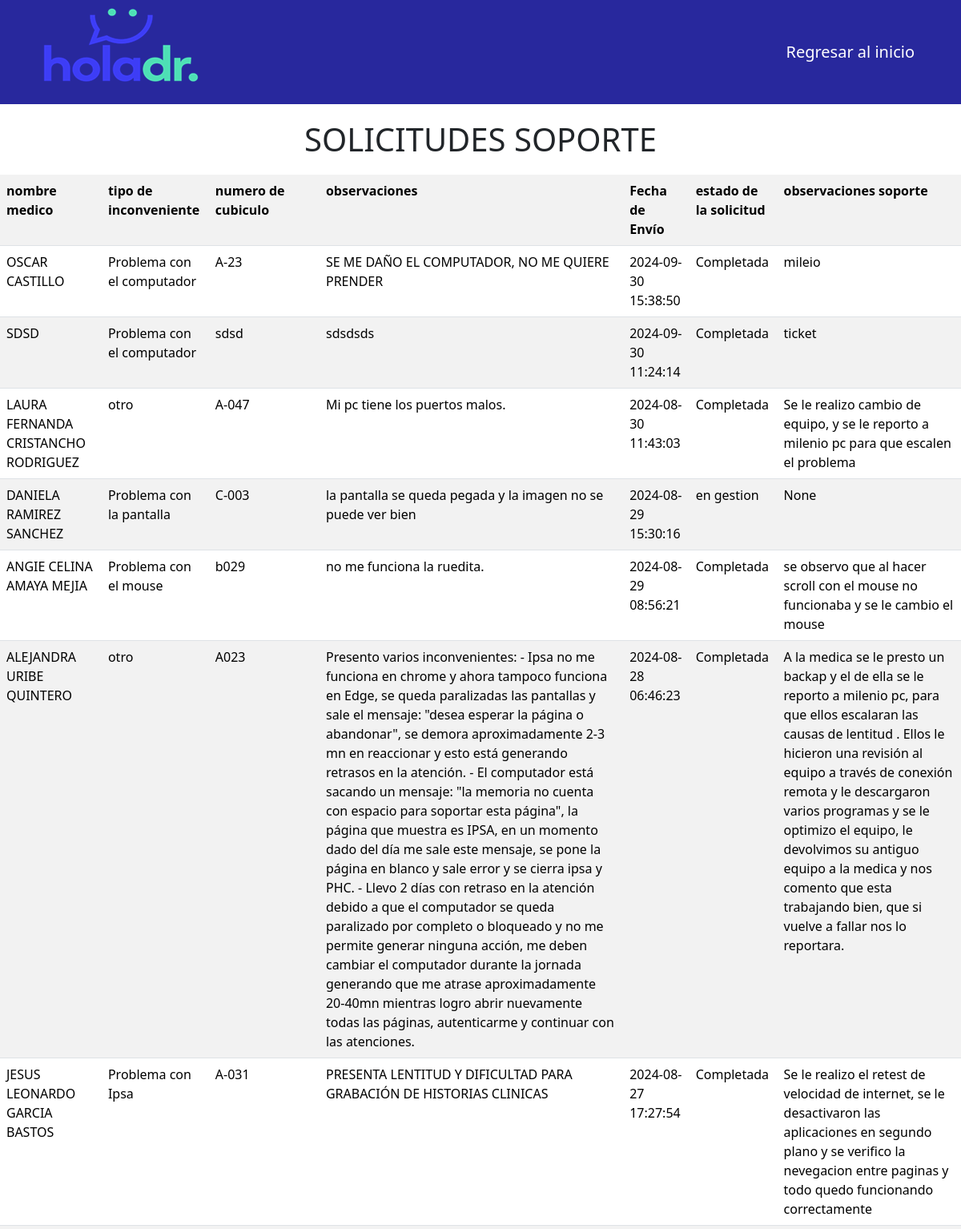
The app's page /soporte_medicos (upper part) with its own data.
### tables this page shows
CREATE TABLE "solicitar_soporte" (
	"nombres_completos"	TEXT,
	"tipo_de_inconveniente"	TEXT,
	"numero_cubiculo"	TEXT,
	"observaciones"	TEXT,
	"fecha_envio"	TEXT,
	"estado_de_solicitud"	NUMERIC,
	"observaciones2"	TEXT,
	"serial"	TEXT,
	"encargado"	TEXT,
	"ticket"	TEXT
);

### app.py (the view)
@app.route('/soporte_medicos')
def soporte_medicos():
    conn = sqlite3.connect('registro.db')
    c = conn.cursor()
    c.execute("SELECT * FROM solicitar_soporte ORDER BY fecha_envio DESC")
    rows = c.fetchall()
    conn.close()
    return render_template('soporte_medicos.html', rows=rows)

### templates/soporte_medicos.html (shortened to what this page needs)
<!DOCTYPE html>
<html lang="es">
<head>
    <link href="https://cdn.jsdelivr.net/npm/bootstrap@5.3.3/dist/css/bootstrap.min.css" rel="stylesheet">
</head>
<body>
        <nav class="navbar navbar-expand-lg navbar-dark">
            <div class="container">
                <img src="/static/imagenes/logo2.png" alt="">
                <a class="navbar-brand" href="/index" >Regresar al inicio</a>
            </div>
        </nav>
    <main>
        <h1>SOLICITUDES SOPORTE</h1>
        <table class="table table-striped">
            <tr>
                <th>nombre medico</th>
                <th>tipo de inconveniente</th>
                <th>numero de cubiculo</th>
                <th>observaciones</th>
                <th>Fecha de Envío</th>
                <th>estado de la solicitud</th>
                <th>observaciones soporte</th>
            </tr>
            {% for row in rows %}
            <tr>
                <td>{{ row[0] }}</td>
                <td>{{ row[1] }}</td>
                <td>{{ row[2] }}</td>
                <td>{{ row[3] }}</td>
                <td>{{ row[4] }}</td>
                <td>{{ row[5] }}</td>
                <td>{{ row[6] }}</td>
            </tr>
            {% endfor %}
        </table><br><hr>
    </main>
</body>
</html>

### templates/soporte_medicos.html (style rules this page uses)
.navbar { background-color: #28289D !important; }
h1 { text-align: center; margin-top: 20px; margin-bottom: 20px; }
table { width: 100%; border-collapse: collapse; }
th, td { padding: 10px; text-align: left; }
th { background-color: #28289D; color: #FFFFFF; }
tbody tr:nth-child(even) { background-color: #f2f2f2; }

### records on screen
solicitar_soporte: nombres_completos "OSCAR CASTILLO", tipo_de_inconveniente "Problema con el computador", numero_cubiculo "A-23", observaciones "SE ME DAÑO EL COMPUTADOR, NO ME QUIERE PRENDER", fecha_envio "2024-09-30 15:38:50", estado_de_solicitud "Completada", observaciones2 "mileio"
solicitar_soporte: nombres_completos "SDSD", tipo_de_inconveniente "Problema con el computador", numero_cubiculo "sdsd", observaciones "sdsdsds", fecha_envio "2024-09-30 11:24:14", estado_de_solicitud "Completada", observaciones2 "ticket"
solicitar_soporte: nombres_completos "LAURA FERNANDA CRISTANCHO RODRIGUEZ", tipo_de_inconveniente "otro", numero_cubiculo "A-047", observaciones "Mi pc tiene los puertos malos.", fecha_envio "2024-08-30 11:43:03", estado_de_solicitud "Completada", observaciones2 "Se le realizo cambio de equipo, y se le reporto a milenio pc para que escalen el problema"
solicitar_soporte: nombres_completos "DANIELA RAMIREZ SANCHEZ", tipo_de_inconveniente "Problema con la pantalla", numero_cubiculo "C-003", observaciones "la pantalla se queda pegada y la imagen no se puede ver bien", fecha_envio "2024-08-29 15:30:16", estado_de_solicitud "en gestion", row "None"
solicitar_soporte: nombres_completos "ANGIE CELINA AMAYA MEJIA", tipo_de_inconveniente "Problema con el mouse", numero_cubiculo "b029", observaciones "no me funciona la ruedita.", fecha_envio "2024-08-29 08:56:21", estado_de_solicitud "Completada", observaciones2 "se observo que al hacer scroll con el mouse no funcionaba y se le cambio el mouse"
solicitar_soporte: nombres_completos "ALEJANDRA URIBE QUINTERO", tipo_de_inconveniente "otro", numero_cubiculo "A023", observaciones "Presento varios inconvenientes: - Ipsa no me funciona en chrome y ahora tampoco funciona en Edge, se queda paralizadas las pantallas y sale el mensaje: \"desea esperar la página o abandonar\", se demora aproximadamente 2-3 mn en reaccionar y esto está generando retrasos en la atención. - El computador está sacando un mensaje: \"la memoria no cuenta con espacio para soportar esta página\", la página que muestra es IPSA, en un momento dado del día me sale este mensaje, se pone la página en blanco y sale error y se cierra ipsa y PHC. - Llevo 2 días con retraso en la atención debido a que el computador se queda paralizado por completo o bloqueado y no me permite generar ninguna acción, me deben…", fecha_envio "2024-08-28 06:46:23", estado_de_solicitud "Completada", observaciones2 "A la medica se le presto un backap y el de ella se le reporto a milenio pc, para que ellos escalaran las causas de lentitud . Ellos le hicieron una revisión al equipo a través de conexión remota y le descargaron varios programas y se le optimizo el equipo, le devolvimos su antiguo equipo a la medica y nos comento que esta trabajando bien, que si vuelve a fallar nos lo reportara."
solicitar_soporte: nombres_completos "JESUS LEONARDO GARCIA BASTOS", tipo_de_inconveniente "Problema con Ipsa", numero_cubiculo "A-031", observaciones "PRESENTA LENTITUD Y DIFICULTAD PARA GRABACIÓN DE HISTORIAS CLINICAS", fecha_envio "2024-08-27 17:27:54", estado_de_solicitud "Completada", observaciones2 "Se le realizo el retest de velocidad de internet, se le desactivaron las aplicaciones en segundo plano y se verifico la nevegacion entre paginas y todo quedo funcionando correctamente"
